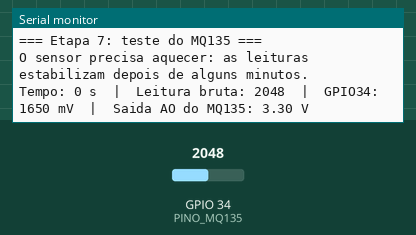
The sketch below on a simulated ESP32. Parts: the last lines printed to the serial monitor. Inputs (shaded band) come from the test bench; at power-on: GPIO 34 (PINO_MQ135) = 2048 (analog values on the 0–4095 scale).

Above: at 2.2 s.
2.3 s: GPIO 34 (PINO_MQ135) set to 3603
At 4.2 s:
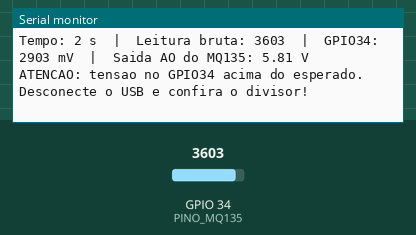
4.9 s: GPIO 34 (PINO_MQ135) set to 4095
At 6.4 s:
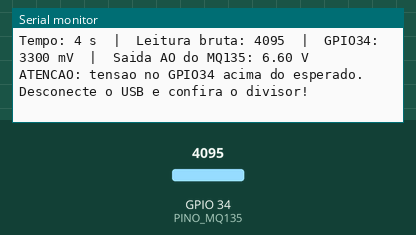
Timing chart, 0 to 7.9 s (numbered marks = the images above; inputs shaded):
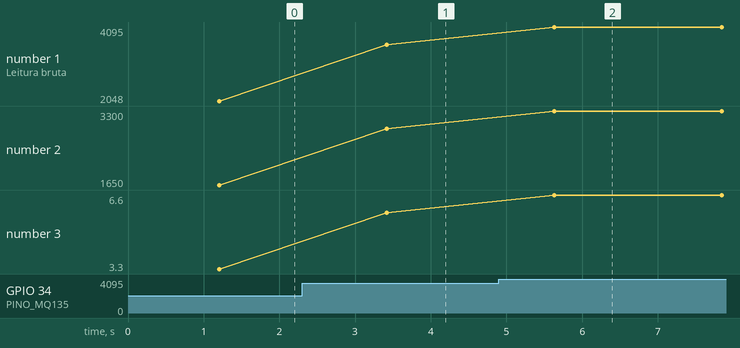

The sketch:

etapa07_mq135.ino
```cpp
// Etapa 7: teste do MQ135 (gases / qualidade do ar)
// Ligacao: VCC -> VIN (5 V) | GND -> GND | DO -> nada
//          AO -> resistor 4,7k -> ponto do meio -> resistor 4,7k -> GND
//          ponto do meio -> GPIO34
// O divisor reduz a tensao pela metade: o ESP32 nunca recebe mais que 2,5 V.

const int PINO_MQ135 = 34;
const float FATOR_DIVISOR = 2.0;  // dois resistores iguais: tensao no AO = 2 x tensao no pino
const int AMOSTRAS = 20;          // media de varias leituras para reduzir ruido

unsigned long inicio;

void setup() {
  Serial.begin(115200);
  delay(1000);
  Serial.println();
  Serial.println("=== Etapa 7: teste do MQ135 ===");
  Serial.println("O sensor precisa aquecer: as leituras estabilizam depois de alguns minutos.");

  analogReadResolution(12);                         // 0 a 4095
  analogSetPinAttenuation(PINO_MQ135, ADC_11db);   // faixa de ~0 a 3,1 V
  inicio = millis();
}

void loop() {
  uint32_t somaMv = 0;
  uint32_t somaBruto = 0;
  for (int i = 0; i < AMOSTRAS; i++) {
    somaMv += analogReadMilliVolts(PINO_MQ135);
    somaBruto += analogRead(PINO_MQ135);
    delay(10);
  }
  float mvPino = somaMv / (float)AMOSTRAS;
  int bruto = somaBruto / AMOSTRAS;
  float vSaidaAO = mvPino * FATOR_DIVISOR / 1000.0;
  unsigned long segundos = (millis() - inicio) / 1000;

  Serial.print("Tempo: ");
  Serial.print(segundos);
  Serial.print(" s  |  Leitura bruta: ");
  Serial.print(bruto);
  Serial.print("  |  GPIO34: ");
  Serial.print(mvPino, 0);
  Serial.print(" mV  |  Saida AO do MQ135: ");
  Serial.print(vSaidaAO, 2);
  Serial.println(" V");

  if (mvPino > 2800) {
    Serial.println("ATENCAO: tensao no GPIO34 acima do esperado. Desconecte o USB e confira o divisor!");
  }

  delay(2000);
}
```

Measured:
- after the input at 2.3 s, the serial monitor: prints a new line after 1.1 s (image 1)
- after the input at 4.9 s, the serial monitor: prints a new line after 0.73 s (image 2)
- plotted number 1: 2048 → 3603 after the input at 2.3 s, 3603 → 4095 after the input at 4.9 s
- plotted number 2: 1650 → 2903 after the input at 2.3 s, 2903 → 3300 after the input at 4.9 s
- plotted number 3: 3.3 → 5.81 after the input at 2.3 s, 5.81 → 6.6 after the input at 4.9 s
